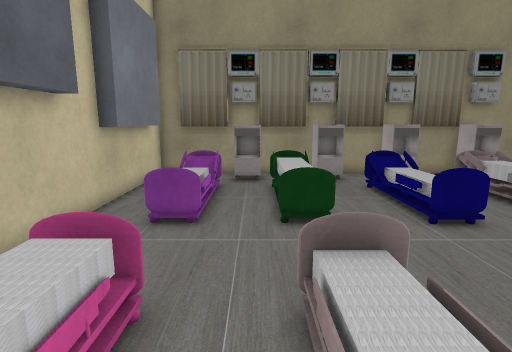
[1] (above)

17 first-person views from a walk through a Unity game level. The camera is 1.4 m above the floor, tilts 10° down and sees 80° across. The floor is counted in squares, 0.5 m on a side. Each view is taken from the middle of a square. On the plan, view 1 faces up. The plan holds only what a view shows up to about 20 squares ahead; the rest is blank. The place goes on beyond the plan. The player character is not drawn. Some surface patterns are stand-ins.

[2]
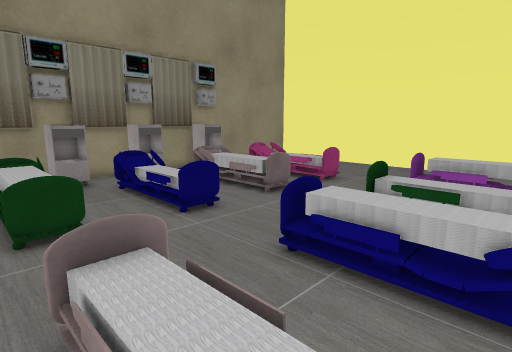

[3]
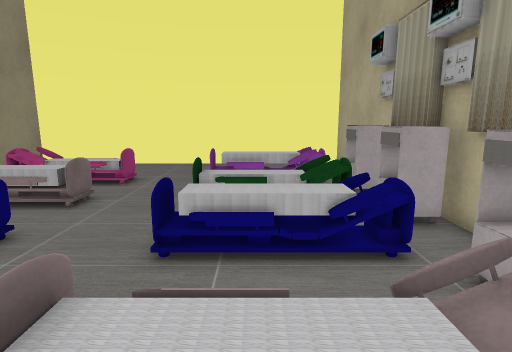

[4]
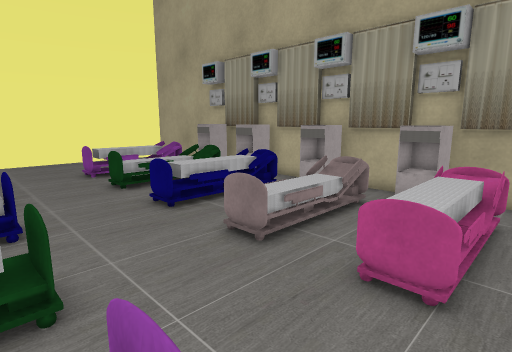

[5]
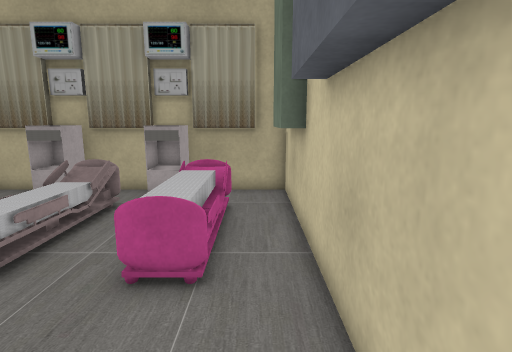

[6]
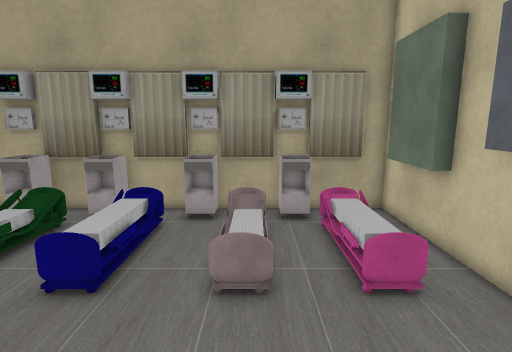

[7]
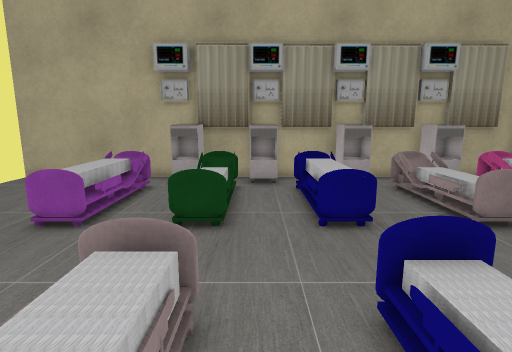

[8]
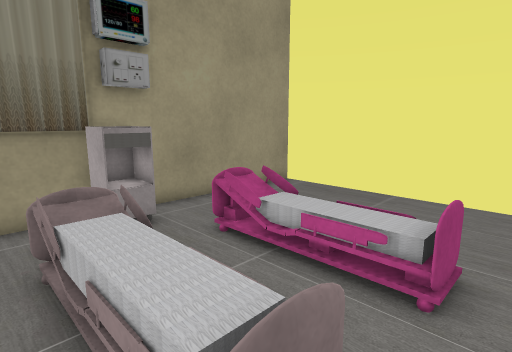

[9]
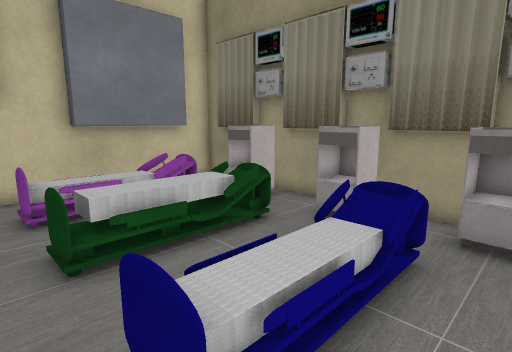

[10]
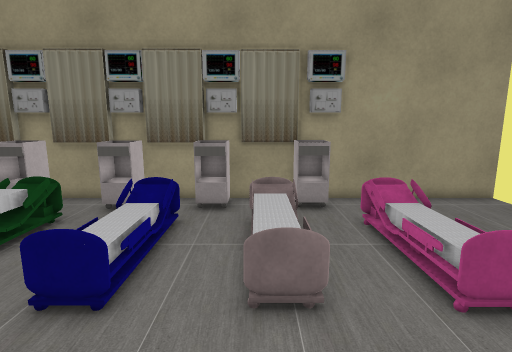

[11]
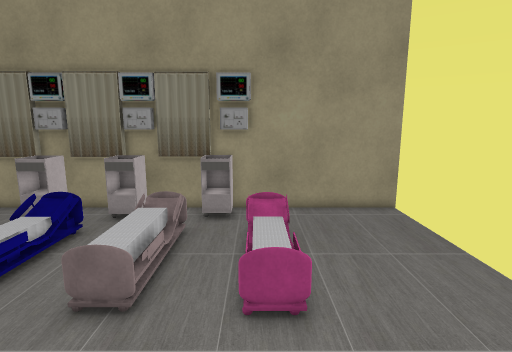

[12]
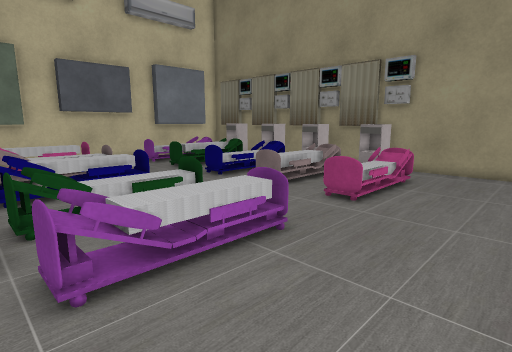

[13]
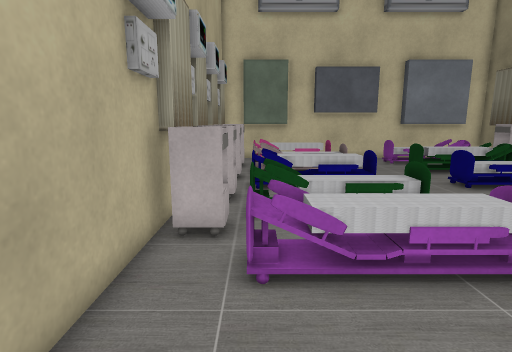

[14]
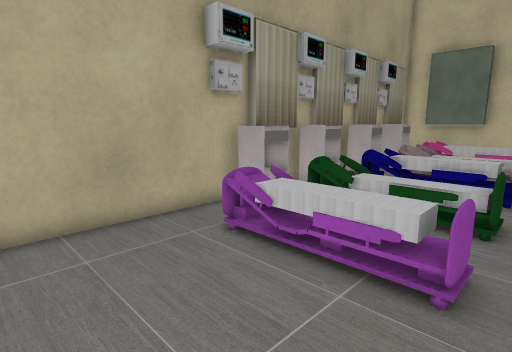

[15]
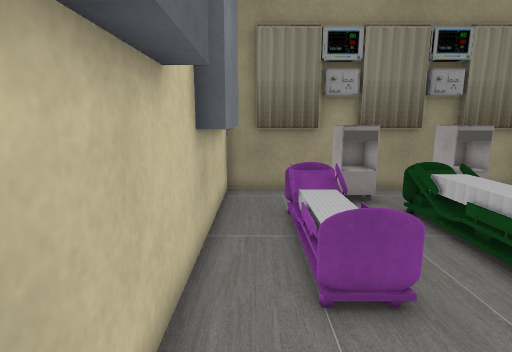

[16]
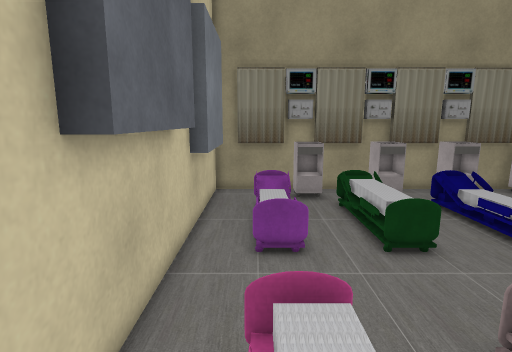

[17]
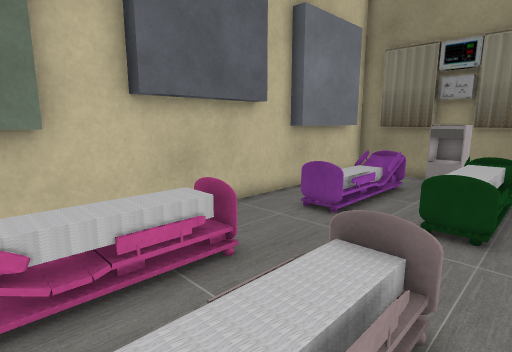

### Floor plan
Key: @ floor where view 1 was taken; # wall or solid block; . main floor; : floor 0.5 m higher than the main floor; + floor 0.75 m higher than the main floor; / step, stairs or slope; = window, fence, low wall or low ledge; v drop or lower ground; B block; E bed; O other object.
Columns run from 5 left of view 1 to 20 right of it. Each row starts with its distance up from view 1.
 17 # ########################
 16 ####OO##OO##OO  OO.......
 15 #...OO..OO..OO..OO.......
 14 B........................
 13 B.OE..:/..OE..OE..O=.....
 12 B.OE..//..OE..OE..OO.....
 11 B..O..//..OO..OO..OO.....
 10 #..O..//..OO..OO..OO.....
  9 #..O..//..OO..OO..OO.....
  8 #..E...E..EE..EE..==.....
  7 #........................
  6 #........................
  5 #........................
  4 #.E/..EE..O=../=../+.....
  3 #.//..OO..OO..//../E.....
  2 #.//..OO..OO../ ..//.....
  1 B///..OO..OO../ ..//.....
  0 B///.@OO..OE../E..//.....
 -1 B.vv..vE..vE..vE..EE.....
 -2 #...OO..OO..OO..OO.......
 -3 ####OO##OO##OO##OO  ######
 -4   ##################

Where each view was taken, in squares from view 1:
view 1: 0 up, 0 right, facing up
view 2: 0 up, 0 right, facing up-right
view 3: 2 up, 1 left, facing right
view 4: 9 up, 4 left, facing down-right
view 5: 9 up, 4 left, facing down
view 6: 11 up, 1 right, facing down
view 7: 12 up, 8 right, facing down
view 8: 7 up, 8 right, facing up-right
view 9: 7 up, 8 right, facing up-left
view 10: 3 up, 9 right, facing up
view 11: 2 up, 13 right, facing up
view 12: 2 down, 19 right, facing up-left
view 13: 1 down, 19 right, facing left
view 14: 5 up, 19 right, facing down-left
view 15: 4 up, 4 left, facing up
view 16: 0 up, 3 left, facing up
view 17: 0 up, 3 right, facing up-left
